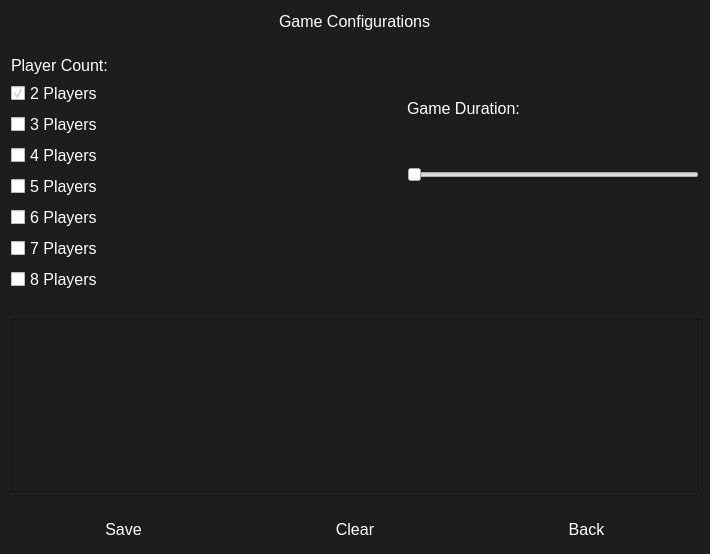
<?xml version="1.0" encoding="UTF-8"?>
<ui version="4.0">
 <class>HostConfigDialog</class>
 <widget class="QDialog" name="HostConfigDialog">
  <property name="geometry">
   <rect>
    <x>0</x>
    <y>0</y>
    <width>710</width>
    <height>554</height>
   </rect>
  </property>
  <property name="windowTitle">
   <string>Dialog</string>
  </property>
  <property name="styleSheet">
   <string notr="true">QDialog
{
	background-color:#1d1d1d;
}</string>
  </property>
  <layout class="QVBoxLayout" name="verticalLayout_3">
   <item>
    <layout class="QHBoxLayout" name="horizontalLayout_3">
     <item>
      <spacer name="horizontalSpacer_2">
       <property name="orientation">
        <enum>Qt::Horizontal</enum>
       </property>
       <property name="sizeHint" stdset="0">
        <size>
         <width>40</width>
         <height>20</height>
        </size>
       </property>
      </spacer>
     </item>
     <item>
      <widget class="QLabel" name="label_3">
       <property name="font">
        <font>
         <pointsize>12</pointsize>
        </font>
       </property>
       <property name="styleSheet">
        <string notr="true">QLabel
{
	color:white;
}</string>
       </property>
       <property name="text">
        <string>Game Configurations</string>
       </property>
      </widget>
     </item>
     <item>
      <spacer name="horizontalSpacer_3">
       <property name="orientation">
        <enum>Qt::Horizontal</enum>
       </property>
       <property name="sizeHint" stdset="0">
        <size>
         <width>40</width>
         <height>20</height>
        </size>
       </property>
      </spacer>
     </item>
    </layout>
   </item>
   <item>
    <spacer name="verticalSpacer_2">
     <property name="orientation">
      <enum>Qt::Vertical</enum>
     </property>
     <property name="sizeHint" stdset="0">
      <size>
       <width>20</width>
       <height>38</height>
      </size>
     </property>
    </spacer>
   </item>
   <item>
    <layout class="QHBoxLayout" name="horizontalLayout">
     <item>
      <layout class="QVBoxLayout" name="verticalLayout">
       <item>
        <widget class="QLabel" name="label">
         <property name="font">
          <font>
           <pointsize>12</pointsize>
          </font>
         </property>
         <property name="styleSheet">
          <string notr="true">QLabel
{
	color:white;
}</string>
         </property>
         <property name="text">
          <string>Player Count:</string>
         </property>
        </widget>
       </item>
       <item>
        <widget class="QCheckBox" name="twoPlayerOption">
         <property name="font">
          <font>
           <pointsize>12</pointsize>
          </font>
         </property>
         <property name="styleSheet">
          <string notr="true">QCheckBox
{
	color:white;
}</string>
         </property>
         <property name="text">
          <string>2 Players</string>
         </property>
         <property name="checked">
          <bool>true</bool>
         </property>
         <property name="autoExclusive">
          <bool>true</bool>
         </property>
        </widget>
       </item>
       <item>
        <widget class="QCheckBox" name="threePlayerOption">
         <property name="font">
          <font>
           <pointsize>12</pointsize>
          </font>
         </property>
         <property name="styleSheet">
          <string notr="true">QCheckBox
{
	color:white;
}</string>
         </property>
         <property name="text">
          <string>3 Players</string>
         </property>
         <property name="autoExclusive">
          <bool>true</bool>
         </property>
        </widget>
       </item>
       <item>
        <widget class="QCheckBox" name="fourPlayerOption">
         <property name="font">
          <font>
           <pointsize>12</pointsize>
          </font>
         </property>
         <property name="styleSheet">
          <string notr="true">QCheckBox
{
	color:white;
}</string>
         </property>
         <property name="text">
          <string>4 Players</string>
         </property>
         <property name="autoExclusive">
          <bool>true</bool>
         </property>
        </widget>
       </item>
       <item>
        <widget class="QCheckBox" name="fivePlayerOption">
         <property name="font">
          <font>
           <pointsize>12</pointsize>
          </font>
         </property>
         <property name="styleSheet">
          <string notr="true">QCheckBox
{
	color:white;
}</string>
         </property>
         <property name="text">
          <string>5 Players</string>
         </property>
         <property name="autoExclusive">
          <bool>true</bool>
         </property>
        </widget>
       </item>
       <item>
        <widget class="QCheckBox" name="sixPlayerOption">
         <property name="font">
          <font>
           <pointsize>12</pointsize>
          </font>
         </property>
         <property name="styleSheet">
          <string notr="true">QCheckBox
{
	color:white;
}</string>
         </property>
         <property name="text">
          <string>6 Players</string>
         </property>
         <property name="autoExclusive">
          <bool>true</bool>
         </property>
        </widget>
       </item>
       <item>
        <widget class="QCheckBox" name="sevenPlayerOption">
         <property name="font">
          <font>
           <pointsize>12</pointsize>
          </font>
         </property>
         <property name="styleSheet">
          <string notr="true">QCheckBox
{
	color:white;
}</string>
         </property>
         <property name="text">
          <string>7 Players</string>
         </property>
         <property name="autoExclusive">
          <bool>true</bool>
         </property>
        </widget>
       </item>
       <item>
        <widget class="QCheckBox" name="eightPlayerOption">
         <property name="font">
          <font>
           <pointsize>12</pointsize>
          </font>
         </property>
         <property name="styleSheet">
          <string notr="true">QCheckBox
{
	color:white;
}</string>
         </property>
         <property name="text">
          <string>8 Players</string>
         </property>
         <property name="autoExclusive">
          <bool>true</bool>
         </property>
        </widget>
       </item>
      </layout>
     </item>
     <item>
      <spacer name="horizontalSpacer">
       <property name="orientation">
        <enum>Qt::Horizontal</enum>
       </property>
       <property name="sizeHint" stdset="0">
        <size>
         <width>40</width>
         <height>20</height>
        </size>
       </property>
      </spacer>
     </item>
     <item>
      <layout class="QVBoxLayout" name="verticalLayout_2">
       <item>
        <widget class="QLabel" name="label_2">
         <property name="font">
          <font>
           <pointsize>12</pointsize>
          </font>
         </property>
         <property name="styleSheet">
          <string notr="true">QLabel
{
	color:white;
}</string>
         </property>
         <property name="text">
          <string>Game Duration:</string>
         </property>
        </widget>
       </item>
       <item>
        <widget class="QSlider" name="horizontalSlider">
         <property name="orientation">
          <enum>Qt::Horizontal</enum>
         </property>
        </widget>
       </item>
       <item>
        <widget class="QLabel" name="gameTime">
         <property name="font">
          <font>
           <pointsize>12</pointsize>
          </font>
         </property>
         <property name="styleSheet">
          <string notr="true">QLabel
{
	color:white;
}</string>
         </property>
         <property name="text">
          <string/>
         </property>
        </widget>
       </item>
      </layout>
     </item>
    </layout>
   </item>
   <item>
    <spacer name="verticalSpacer">
     <property name="orientation">
      <enum>Qt::Vertical</enum>
     </property>
     <property name="sizeHint" stdset="0">
      <size>
       <width>20</width>
       <height>40</height>
      </size>
     </property>
    </spacer>
   </item>
   <item>
    <widget class="QTableView" name="tableView">
     <property name="styleSheet">
      <string notr="true">QTableView
{
	background-color:#1d1d1d;
	color:white;
	font-weight:bold;
}</string>
     </property>
    </widget>
   </item>
   <item>
    <spacer name="verticalSpacer_3">
     <property name="orientation">
      <enum>Qt::Vertical</enum>
     </property>
     <property name="sizeHint" stdset="0">
      <size>
       <width>20</width>
       <height>37</height>
      </size>
     </property>
    </spacer>
   </item>
   <item>
    <layout class="QHBoxLayout" name="horizontalLayout_2">
     <item>
      <widget class="QPushButton" name="saveButtonHost">
       <property name="font">
        <font>
         <pointsize>12</pointsize>
        </font>
       </property>
       <property name="styleSheet">
        <string notr="true">QPushButton
{
	color:white;
	outline:none;
}
QPushButton:hover
{
	color:white;
	font-weight:bold;
}</string>
       </property>
       <property name="text">
        <string>Save</string>
       </property>
       <property name="flat">
        <bool>true</bool>
       </property>
      </widget>
     </item>
     <item>
      <widget class="QPushButton" name="clearButton">
       <property name="font">
        <font>
         <pointsize>12</pointsize>
        </font>
       </property>
       <property name="styleSheet">
        <string notr="true">QPushButton
{
	color:white;
	outline:none;
}
QPushButton:hover
{
	color:white;
	font-weight:bold;
}</string>
       </property>
       <property name="text">
        <string>Clear</string>
       </property>
       <property name="flat">
        <bool>true</bool>
       </property>
      </widget>
     </item>
     <item>
      <widget class="QPushButton" name="backButton_Host">
       <property name="font">
        <font>
         <pointsize>12</pointsize>
        </font>
       </property>
       <property name="styleSheet">
        <string notr="true">QPushButton
{
	color:white;
	outline:none;
}
QPushButton:hover
{
	color:white;
	font-weight:bold;
}</string>
       </property>
       <property name="text">
        <string>Back</string>
       </property>
       <property name="flat">
        <bool>true</bool>
       </property>
      </widget>
     </item>
    </layout>
   </item>
  </layout>
 </widget>
 <resources/>
 <connections/>
</ui>
